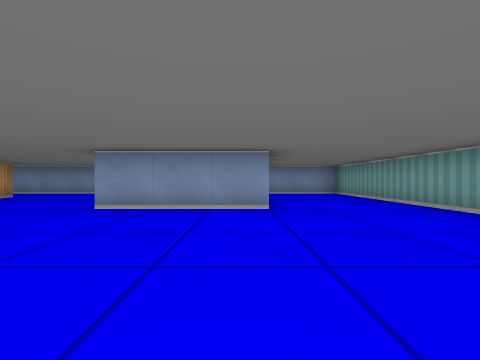
[1] (above)

16 first-person views from a walk through a cub3D ray-caster map. The camera is about half as high as the walls, looks level and sees 85° across. The floor is counted in squares. Each view is taken from the middle of a square. On the plan, view 1 faces up. The plan holds only what a view shows up to about 9 squares ahead; the rest is blank.

[2]
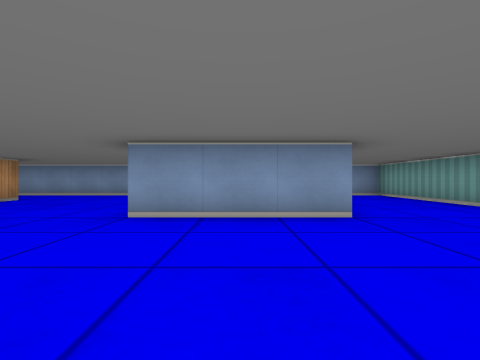

[3]
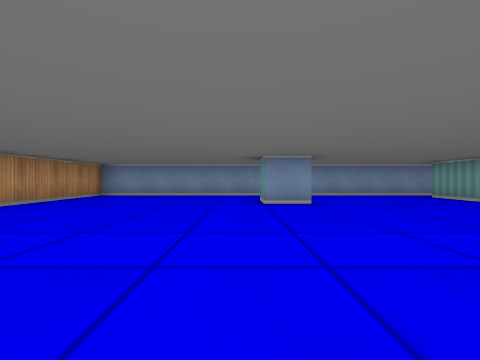

[4]
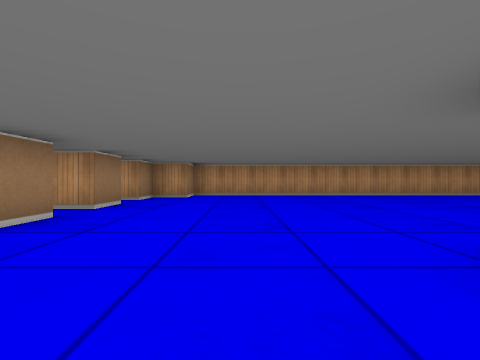

[5]
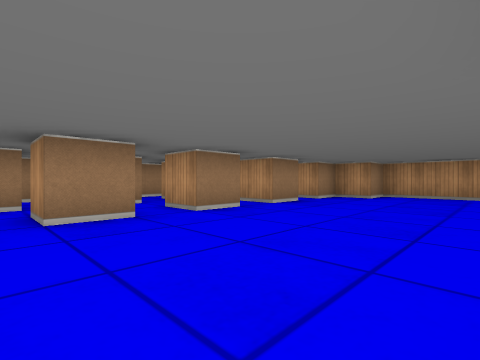

[6]
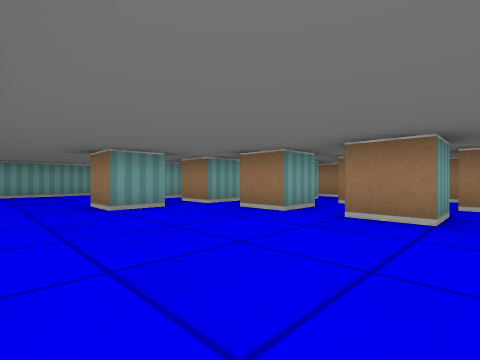

[7]
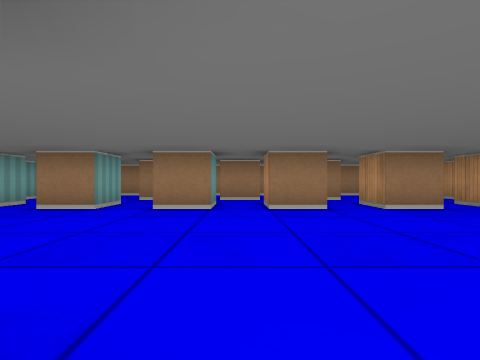

[8]
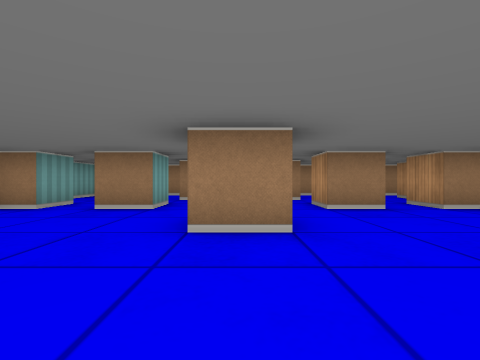

[9]
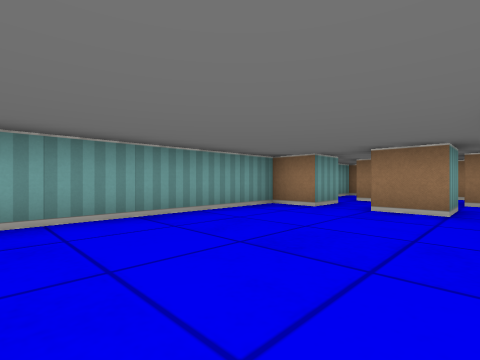

[10]
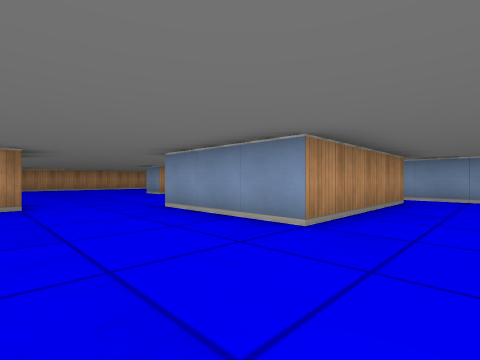

[11]
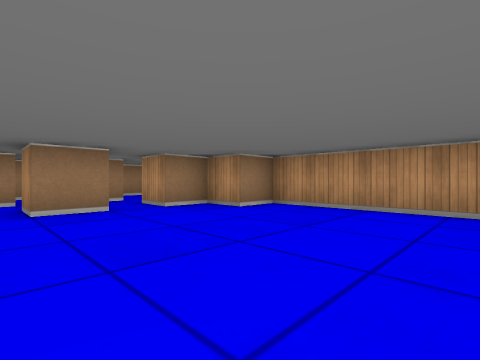

[12]
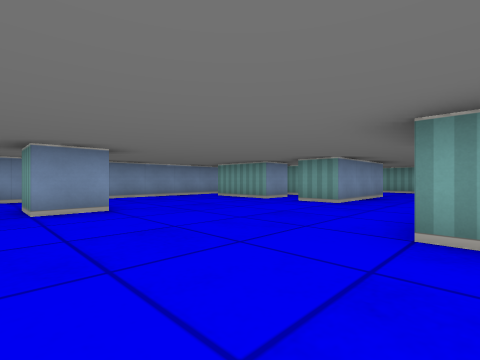

[13]
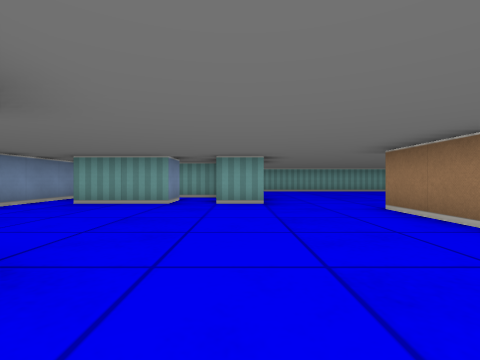

[14]
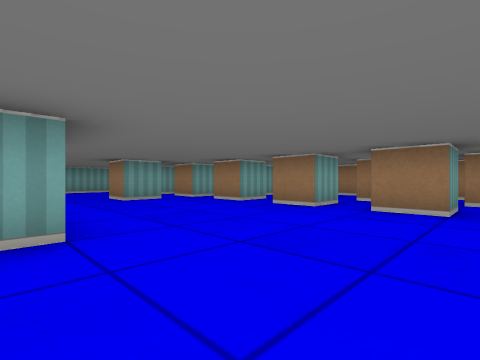

[15]
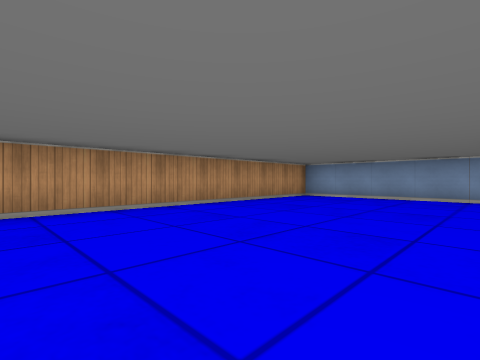

[16]
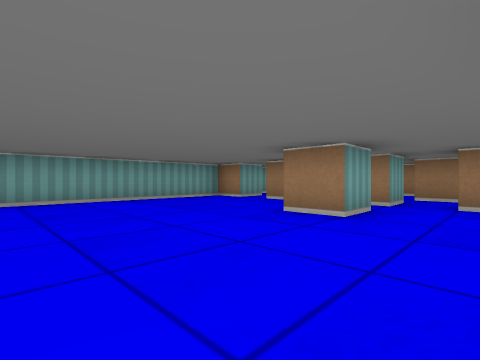

### Floor plan
Key: @ floor where view 1 was taken; # wall or solid block; . floor.
Columns run from 13 left of view 1 to 4 right of it. Each row starts with its distance up from view 1.
 10 ##################
  9 #........... ....#
  8 #..........###...#
  7 #.....#....#.#...#
  6 #............#...#
  5 #..........###...#
  4 #................#
  3 #................#
  2 #.......##.......#
  1 #................#
  0 #............@...#
 -1 #...........#....#
 -2 ## ..............#
 -3   #.#.#.#.#.#.#.##
 -4   ...............#
 -5  #.#.#.#.#.#.#.#.#
 -6   ........... . .#
 -7  #################

Positions as (right, up) in squares from view 1, and headings:
1: (0, 0), facing up
2: (-1, 1), facing up
3: (-8, 1), facing up
4: (-4, 0), facing left
5: (-4, 1), facing down-left
6: (-6, 1), facing down-right
7: (-6, 2), facing down
8: (-1, 2), facing down
9: (0, 2), facing down-right
10: (2, 2), facing up-left
11: (-8, 2), facing down-left
12: (-8, 2), facing up-right
13: (-8, 5), facing right
14: (-8, 2), facing down-right
15: (-8, 2), facing up-left
16: (-3, 3), facing down-right
